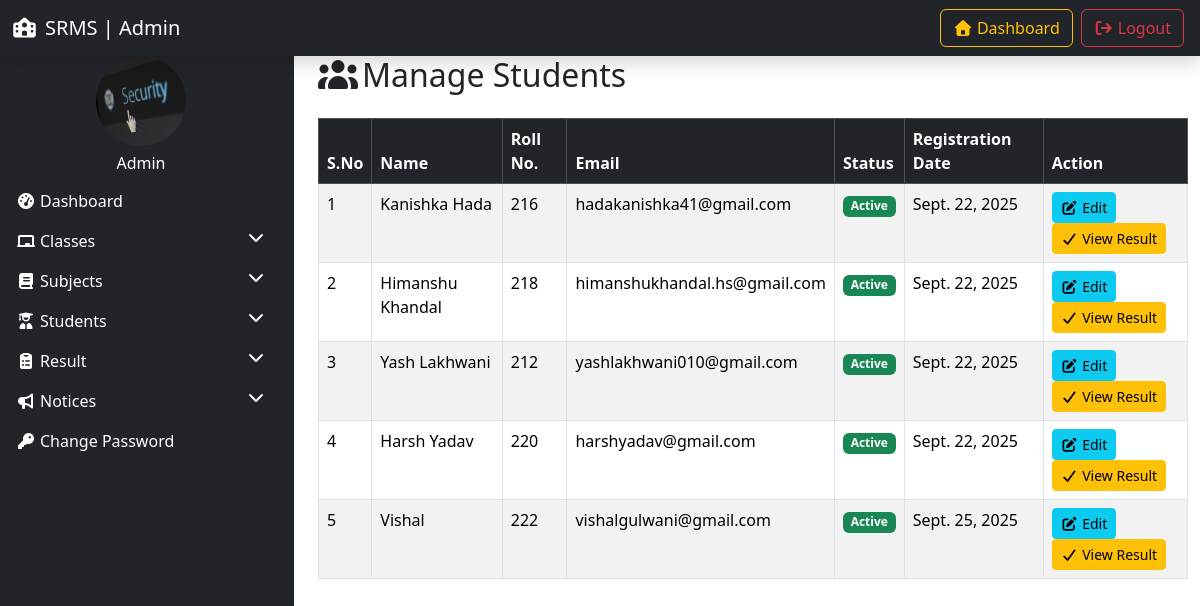
The app's page /manage_students/ (signed in) with its own data.
### resultapp/models.py (models this page shows, shortened)
class Student(models.Model):
    GENDER_CHOICES = (
        ('Male','Male'),
        ('Female','Female')
    )
    name = models.CharField(max_length=50)
    roll_id = models.CharField(max_length=50)
    email = models.EmailField(max_length=50)
    gender = models.CharField(max_length=20,choices=GENDER_CHOICES)
    dob = models.DateField(max_length=50)
    student_class = models.ForeignKey(Class,on_delete=models.SET_NULL,null=True)
    reg_date = models.DateField(auto_now_add=True)
    updation_date = models.DateField(auto_now=True)
    status = models.IntegerField(default=1)

### resultapp/views.py (the view)
# urls.py: path('manage_students/',view=manage_students,name='manage_students'),
@login_required
def manage_students(request):
    students = Student.objects.all()
    classes = Class.objects.all()
    return render(request,'manage_students.html',locals())

### resultapp/templates/manage_students.html (shortened to what this page needs)
{% extends "admin_base.html" %}
{% block content %}
<div class="container">
    <h2 class="mb-4"><i class="fas fa-users me-1"></i>Manage Students</h2>
    <table class="table table-bordered table-striped ">
        <thead class="table-dark">
            <tr>
                <th>S.No</th>
                <th>Name</th>
                <th>Roll No.</th>
                <th>Email</th>
                <th>Status</th>
                <th>Registration Date</th>
                <th>Action</th>
            </tr>
        </thead>
        <tbody>
            {% for i  in  students %}
            <tr>
                <td>{{forloop.counter}}</td>
                <td>{{i.name}}</td>
                <td>{{i.roll_id}}</td>
                <td>{{i.email}}</td>
                 <td>
                    {% if i.status == 1 %}
                    <span class="badge bg-success">Active</span>
                    {% else %}
                     <span class="badge bg-danger">InActive</span>
                    {% endif %}
                </td>
                <td>{{i.reg_date}}</td>
                <td>
                    <a href="{% url "edit_student" i.id  %}" class="btn btn-info btn-sm"><i class="fas fa-edit me-1"></i>Edit</a>
                    <a href=""  class="btn btn-warning btn-sm"><i class="fas fa-check me-1"></i>View Result</a>
                </td>
            </tr>
            {% empty %}
            <tr>
                <td colspan="6" class='text-center'>No Class found</td>
            </tr>
            {% endfor %}
        </tbody>
    </table>
</div>
{% endblock %}

### records on screen
Student: name "Kanishka Hada", roll_id "216", email "hadakanishka41@gmail.com", status "Active", reg_date "Sept. 22, 2025"
Student: name "Himanshu Khandal", roll_id "218", email "himanshukhandal.hs@gmail.com", status "Active", reg_date "Sept. 22, 2025"
Student: name "Yash Lakhwani", roll_id "212", email "yashlakhwani010@gmail.com", status "Active", reg_date "Sept. 22, 2025"
Student: name "Harsh Yadav", roll_id "220", email "harshyadav@gmail.com", status "Active", reg_date "Sept. 22, 2025"
Student: name "Vishal", roll_id "222", email "vishalgulwani@gmail.com", status "Active", reg_date "Sept. 25, 2025"
